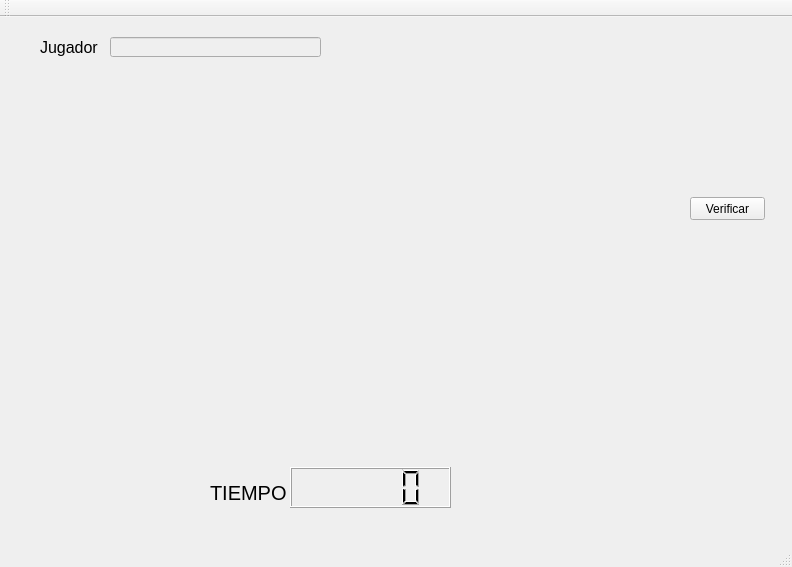
<?xml version="1.0" encoding="UTF-8"?>
<ui version="4.0">
 <class>MainWindow</class>
 <widget class="QMainWindow" name="MainWindow">
  <property name="geometry">
   <rect>
    <x>0</x>
    <y>0</y>
    <width>792</width>
    <height>567</height>
   </rect>
  </property>
  <property name="windowTitle">
   <string>Sudoku 0.3</string>
  </property>
  <widget class="QWidget" name="centralWidget">
   <widget class="QWidget" name="gridLayoutWidget">
    <property name="geometry">
     <rect>
      <x>90</x>
      <y>80</y>
      <width>571</width>
      <height>361</height>
     </rect>
    </property>
    <layout class="QGridLayout" name="gridLayout" rowstretch="0" columnstretch="0">
     <property name="spacing">
      <number>1</number>
     </property>
    </layout>
   </widget>
   <widget class="QPushButton" name="btnVerificar">
    <property name="geometry">
     <rect>
      <x>690</x>
      <y>180</y>
      <width>75</width>
      <height>23</height>
     </rect>
    </property>
    <property name="text">
     <string>Verificar</string>
    </property>
   </widget>
   <widget class="QLabel" name="label">
    <property name="geometry">
     <rect>
      <x>40</x>
      <y>20</y>
      <width>61</width>
      <height>21</height>
     </rect>
    </property>
    <property name="font">
     <font>
      <pointsize>12</pointsize>
     </font>
    </property>
    <property name="text">
     <string>Jugador</string>
    </property>
   </widget>
   <widget class="QLineEdit" name="txt_nombreJugador">
    <property name="enabled">
     <bool>false</bool>
    </property>
    <property name="geometry">
     <rect>
      <x>110</x>
      <y>20</y>
      <width>211</width>
      <height>20</height>
     </rect>
    </property>
   </widget>
   <widget class="QLabel" name="label_2">
    <property name="geometry">
     <rect>
      <x>210</x>
      <y>460</y>
      <width>81</width>
      <height>31</height>
     </rect>
    </property>
    <property name="font">
     <font>
      <pointsize>15</pointsize>
     </font>
    </property>
    <property name="text">
     <string>TIEMPO</string>
    </property>
   </widget>
   <widget class="QLCDNumber" name="lcdTiempo">
    <property name="geometry">
     <rect>
      <x>290</x>
      <y>450</y>
      <width>161</width>
      <height>41</height>
     </rect>
    </property>
   </widget>
   <widget class="QLabel" name="lblM">
    <property name="geometry">
     <rect>
      <x>560</x>
      <y>20</y>
      <width>121</width>
      <height>41</height>
     </rect>
    </property>
    <property name="font">
     <font>
      <pointsize>12</pointsize>
      <weight>75</weight>
      <bold>true</bold>
     </font>
    </property>
    <property name="text">
     <string/>
    </property>
   </widget>
  </widget>
  <widget class="QMenuBar" name="menuBar">
   <property name="geometry">
    <rect>
     <x>0</x>
     <y>0</y>
     <width>792</width>
     <height>21</height>
    </rect>
   </property>
  </widget>
  <widget class="QToolBar" name="mainToolBar">
   <attribute name="toolBarArea">
    <enum>TopToolBarArea</enum>
   </attribute>
   <attribute name="toolBarBreak">
    <bool>false</bool>
   </attribute>
  </widget>
  <widget class="QStatusBar" name="statusBar"/>
 </widget>
 <layoutdefault spacing="6" margin="11"/>
 <resources/>
 <connections/>
</ui>
